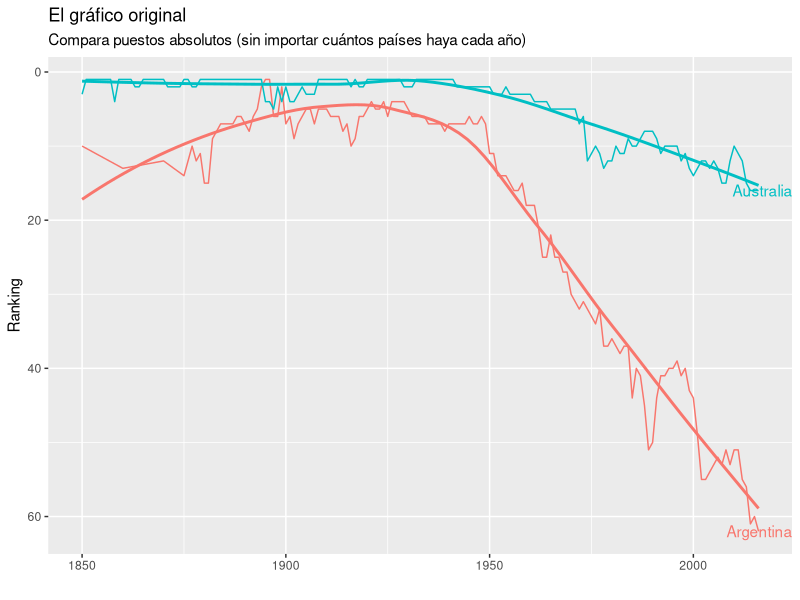
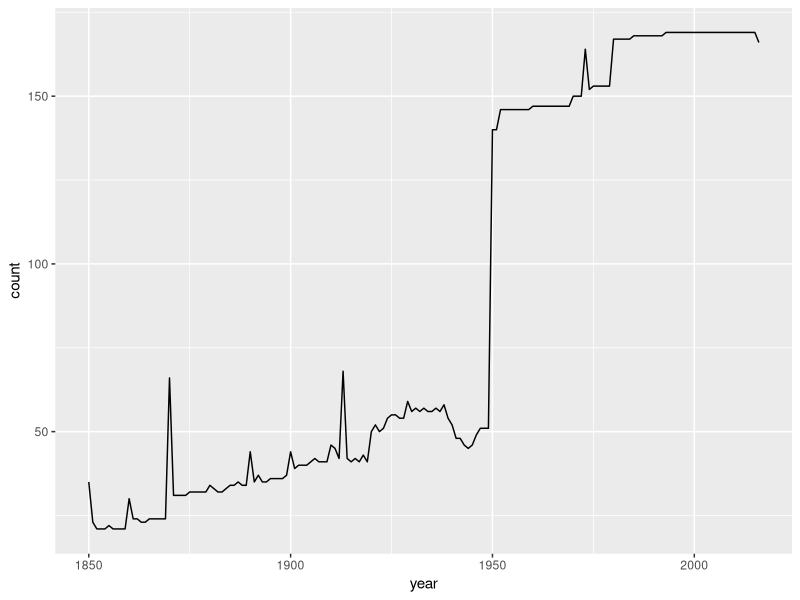
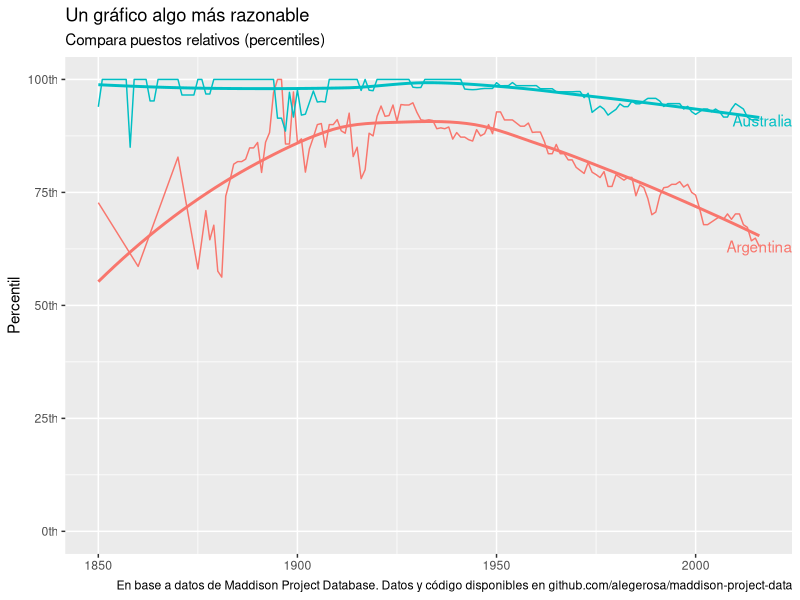
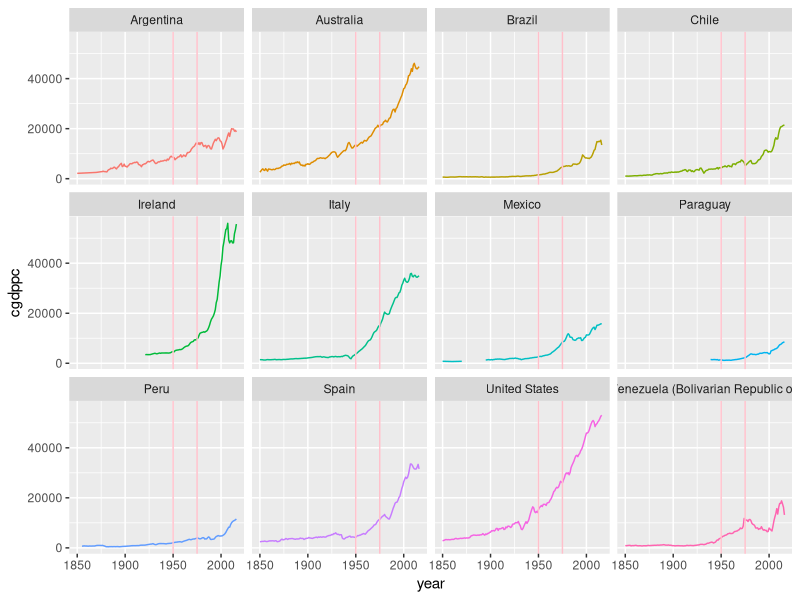
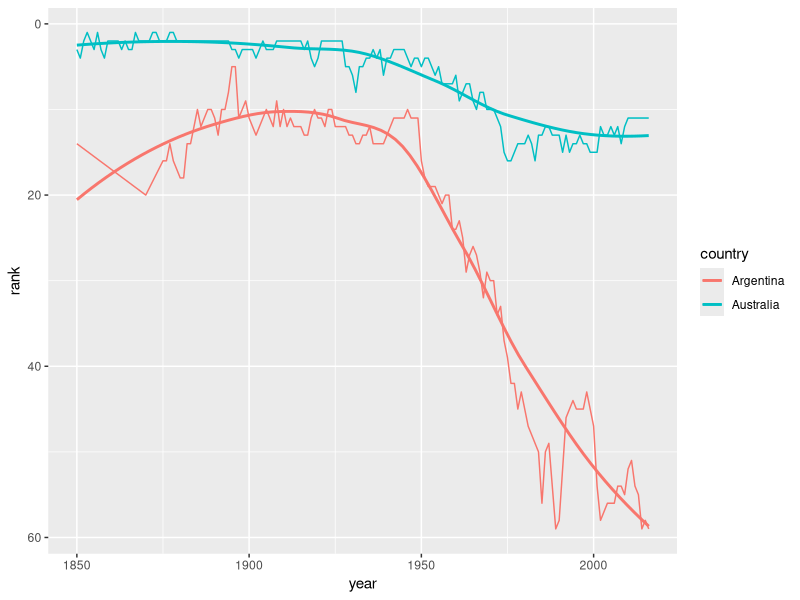
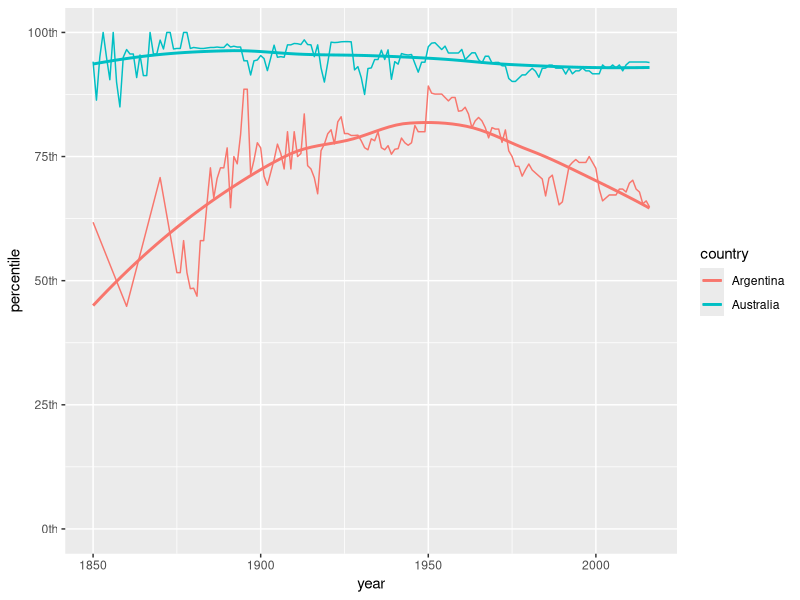
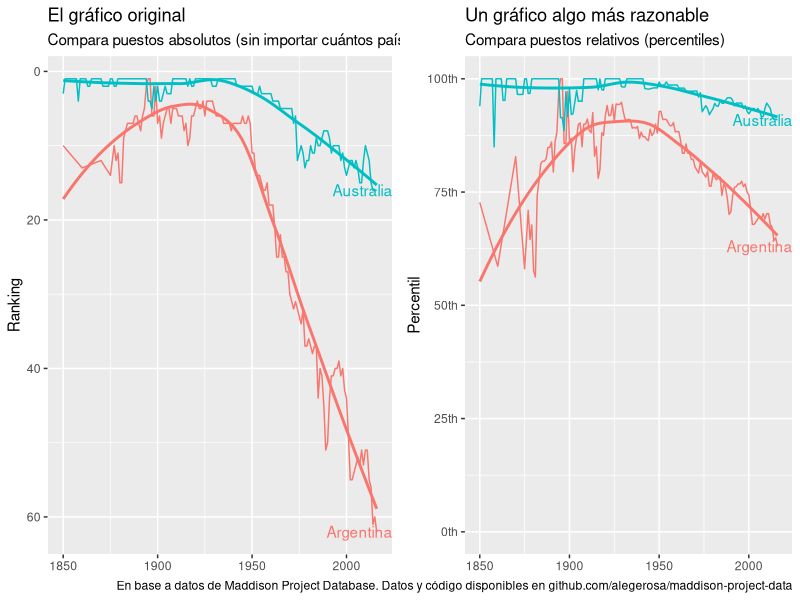

Write R code to recreate these figures, in order.
## ---- chunk 1
knitr::opts_chunk$set(echo = TRUE)
library(tidyverse)
library(readxl)
library(cowplot)

caption <- "En base a datos de Maddison Project Database. Datos y código disponibles en github.com/alegerosa/maddison-project-data"
  
  
## ---- chunk 2
data <- read_xlsx("data/mpd2018.xlsx", sheet = 2)



## ---- chunk 3
gdp_with_rankings <- data %>%
  group_by(year) %>%
  mutate(rank = row_number(desc(cgdppc)),
         perc_rank = percent_rank(cgdppc),
         percentile = perc_rank * 100,
         rank_better_ties = rank(desc(cgdppc), ties.method = "min", na.last = "keep"))
## ---- chunk 4

p <- gdp_with_rankings %>%
  filter(countrycode %in% c("ARG", "AUS"),
         year >= 1850) %>% 
  ggplot(aes(x = year, rank, color = country)) +
  geom_line() +
  scale_y_reverse() +
  geom_text(data = filter(gdp_with_rankings, year == "2016" & countrycode %in% c("ARG", "AUS")), aes(label = country, colour = country, x = Inf, y = rank), hjust = 1) +
  guides(color = FALSE) +
  labs(x = NULL,
       y = "Ranking",
      title = "El gráfico original",
      subtitle = "Compara puestos absolutos (sin importar cuántos países haya cada año)",
      caption = " ") +
  geom_smooth(se = FALSE)
p

## ---- chunk 5
counts <- gdp_with_rankings %>%
  group_by(year) %>% 
  summarise(count = sum(!is.na(rgdpnapc))) %>% 
  filter(year >= 1850) %>%
  ggplot(aes(year, count))

counts + geom_line()

## ---- chunk 6
q <- gdp_with_rankings %>%
  filter(countrycode %in% c("ARG", "AUS"),
         year >= 1850) %>% 
  ggplot(aes(year, percentile, color = country)) +
  geom_line() +
  scale_y_continuous(labels = scales::ordinal) +
  coord_cartesian(ylim=c(0,100)) +
  geom_text(data = filter(gdp_with_rankings, year == "2016" & countrycode %in% c("ARG", "AUS")), aes(label = country, colour = country, x = Inf, y = percentile), hjust = 1) +
  guides(color = FALSE) +
  labs(x = NULL,
       y = "Percentil",
      title = "Un gráfico algo más razonable",
      subtitle = "Compara puestos relativos (percentiles)",
      caption = caption) +
  geom_smooth(se = FALSE)

q


## ---- chunk 7
graficos <- plot_grid(p, q)

ggsave("graficos.jpg", graficos, width = 11, height = 4 )
## ---- chunk 8
comparisons <- c("ARG", "AUS", "USA", "VEN", "MEX", "CHL", "PER", "BRA", "IRL", "ITA", "ESP", "PRY")

gdp_plot <- gdp_with_rankings %>%
  filter(year >= 1850, countrycode %in% comparisons) %>% 
  ggplot(aes(year, cgdppc, color = country))

gdp_plot + geom_line() +
  facet_wrap(~country) + guides(color = FALSE) +
  geom_vline(xintercept = 1950, color = "pink") +
  geom_vline(xintercept = 1975, color = "pink")




  

## ---- chunk 9

gdp_with_rgd_rankings <- data %>%
  group_by(year) %>%
  mutate(rank = row_number(desc(rgdpnapc)),
         perc_rank = percent_rank(rgdpnapc),
         percentile = perc_rank * 100,
         rank_better_ties = rank(desc(rgdpnapc), ties.method = "min", na.last = "keep"))

rgd <- gdp_with_rgd_rankings %>%
  filter(countrycode %in% c("ARG", "AUS"),
         year >= 1850) %>% 
  ggplot(aes(x = year, rank, color = country)) 

rgd + geom_line() +
  scale_y_reverse() +
  geom_smooth(se = FALSE)

perc_rgd <- gdp_with_rgd_rankings %>%
  filter(countrycode %in% c("ARG", "AUS"),
         year >= 1850) %>% 
  ggplot(aes(year, percentile, color = country))

perc_rgd + geom_line() +
  scale_y_continuous(labels = scales::ordinal) +
  coord_cartesian(ylim=c(0,100)) +
  geom_smooth(se = FALSE)



